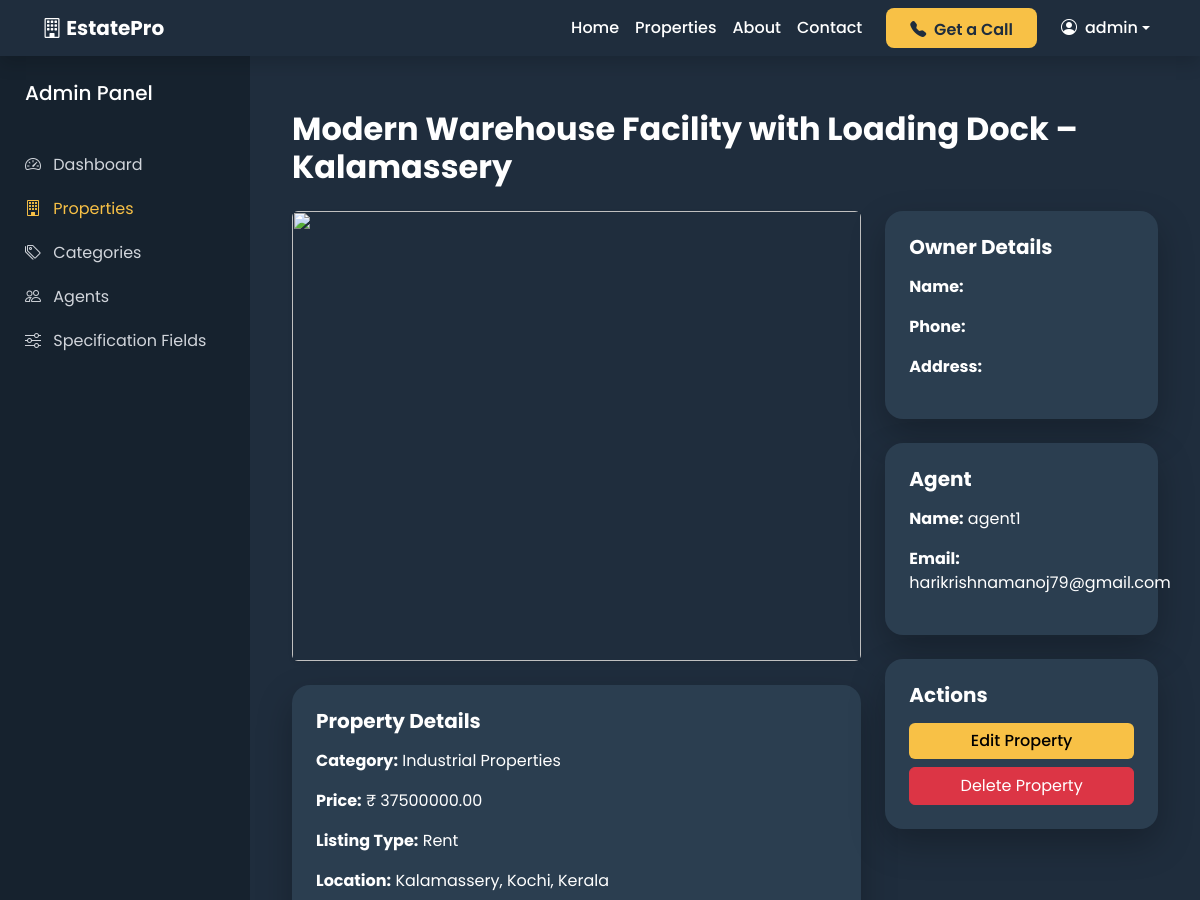
/accounts/admin-dashboard/property/2/ (signed in, upper part), run on an earlier commit of the app's database.
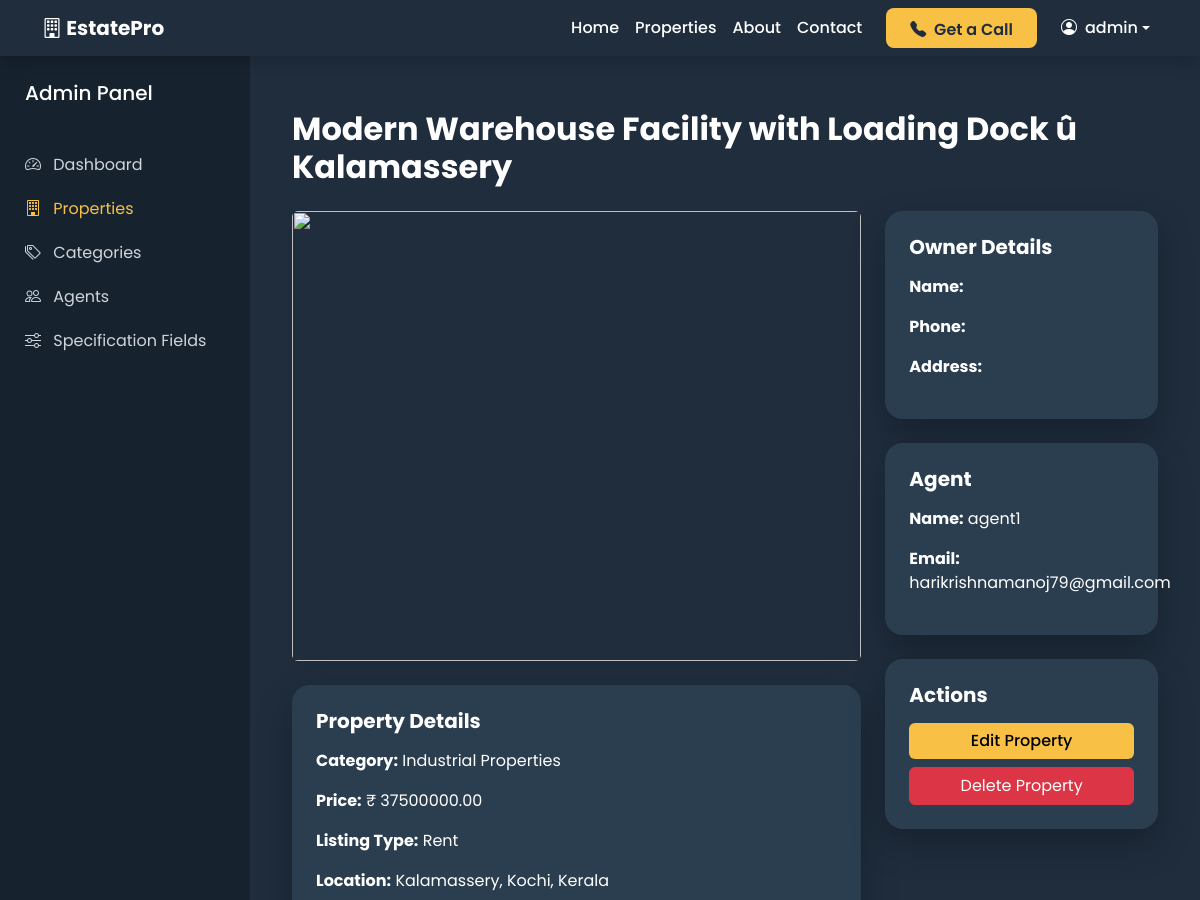
And on a later commit of the database.
### properties/models.py (models this page shows, shortened)
class Property(models.Model):
    PROPERTY_TYPE = [
        ('Apartment', 'Apartment'),
        ('Villa', 'Villa'),
        ('Commercial', 'Commercial'),
        ('Plot', 'Plot'),
    ]
    LISTING_TYPE = [
        ('Sale', 'Sale'),
        ('Rent', 'Rent'),
    ]
    title = models.CharField(max_length=200)
    slug = models.SlugField(unique=True)
    description = models.TextField()
    price = models.DecimalField(max_digits=12, decimal_places=2)
    location = models.CharField(max_length=200)
    category = models.ForeignKey(
        Category,
        on_delete=models.CASCADE,
        related_name='properties'
    )
    owner = models.ForeignKey(
    User,
    on_delete=models.CASCADE,
    related_name='owned_properties',
    null=True,
    blank=True
    )
    agent = models.ForeignKey(
        User,
        on_delete=models.CASCADE,
        related_name='agent_properties',
        null=True,
        blank=True
    )
    listing_type = models.CharField(max_length=20, choices=LISTING_TYPE)
    bedrooms = models.IntegerField(default=0)
    bathrooms = models.IntegerField(default=0)
    area = models.IntegerField(help_text="Area in sqft")
    latitude = models.DecimalField(max_digits=9, decimal_places=6, blank=True, null=True)
    longitude = models.DecimalField(max_digits=9, decimal_places=6, blank=True, null=True)
    featured_image = CloudinaryField('image')
    is_featured = models.BooleanField(default=False)
    is_available = models.BooleanField(default=True)
    created_at = models.DateTimeField(auto_now_add=True)

class Category(models.Model):
    name = models.CharField(max_length=100)
    slug = models.SlugField(unique=True, blank=True)
    image = CloudinaryField('image', blank=True, null=True)

### accounts/views.py (the view)
# urls.py: path('admin-dashboard/property/<int:pk>/',views.admin_property_detail,name='admin_property_detail')
@login_required
def admin_property_detail(request, pk):
    if not request.user.is_superuser:
        return redirect('home')
    property = get_object_or_404(Property, pk=pk)
    specs = PropertySpecification.objects.filter(
        property=property
    ).select_related('field')
    return render(request, 'admin_property_detail.html', {
        'property': property,
        'specs': specs
    })

### templates/admin_property_detail.html (shortened to what this page needs)
{% extends 'base.html' %}
{% block content %}
<section class="admin-wrapper">
<div class="admin-layout">
<aside class="admin-sidebar" id="adminSidebar">
<div class="sidebar-header">
<h5>Admin Panel</h5>
</div>
<nav class="admin-menu">
<a href="{% url 'admin_dashboard' %}" class="admin-link">
<i class="bi bi-speedometer2"></i> Dashboard
</a>
<a href="{% url 'admin_properties' %}" class="admin-link active">
<i class="bi bi-building"></i> Properties
</a>
<a href="{% url 'admin_categories' %}" class="admin-link">
<i class="bi bi-tags"></i> Categories
</a>
<a href="{% url 'admin_agents' %}" class="admin-link">
<i class="bi bi-people"></i> Agents
</a>
<a href="{% url 'admin_spec_fields' %}" class="admin-link">
<i class="bi bi-sliders"></i> Specification Fields
</a>
</nav>
</aside>
<main class="admin-content">
<div class="container-fluid py-4">
<h2 class="fw-bold mb-4">{{ property.title }}</h2>
<div class="row">
<div class="col-lg-8">
{% if property.featured_image %}
<div class="mb-4">
<img src="{{ property.featured_image.url }}"
class="img-fluid rounded shadow-sm w-100"
style="height:450px;object-fit:cover;">
</div>
{% endif %}
<div class="admin-card p-4 mb-4">
<h5 class="fw-bold mb-3">Property Details</h5>
<p><strong>Category:</strong> {{ property.category.name }}</p>
<p><strong>Price:</strong> ₹ {{ property.price }}</p>
<p><strong>Listing Type:</strong> {{ property.listing_type }}</p>
<p><strong>Location:</strong> {{ property.location }}</p>
</div>
</div>
<div class="col-lg-4">
<div class="admin-card p-4 mb-4">
<h5 class="fw-bold mb-3">Owner Details</h5>
<p><strong>Name:</strong> {{ property.owner.username }}</p>
<p><strong>Phone:</strong> {{ property.owner.profile.phone }}</p>
<p><strong>Address:</strong> {{ property.owner.profile.address }}</p>
</div>
{% if property.agent %}
<div class="admin-card p-4 mb-4">
<h5 class="fw-bold mb-3">Agent</h5>
<p><strong>Name:</strong> {{ property.agent.username }}</p>
<p><strong>Email:</strong> {{ property.agent.email }}</p>
</div>
{% endif %}
<div class="admin-card p-4">
<h5 class="fw-bold mb-3">Actions</h5>
<a href="{% url 'admin_edit_property' property.id %}"
class="btn btn-warning w-100 mb-2">
Edit Property </a>
<a href="{% url 'admin_delete_property' property.id %}"
class="btn btn-danger w-100"
onclick="return confirm('Delete this property?')">
Delete Property </a>
</div>
</div>
</div>
</div>
</main>
</div>
</section>
{% endblock %}

What changed in the data, as far as the page shows it:
changed Property "Rent": title "Modern Warehouse Facility with Loading Dock – Kalamassery" → "Modern Warehouse Facility with Loading Dock û Kalamassery"
